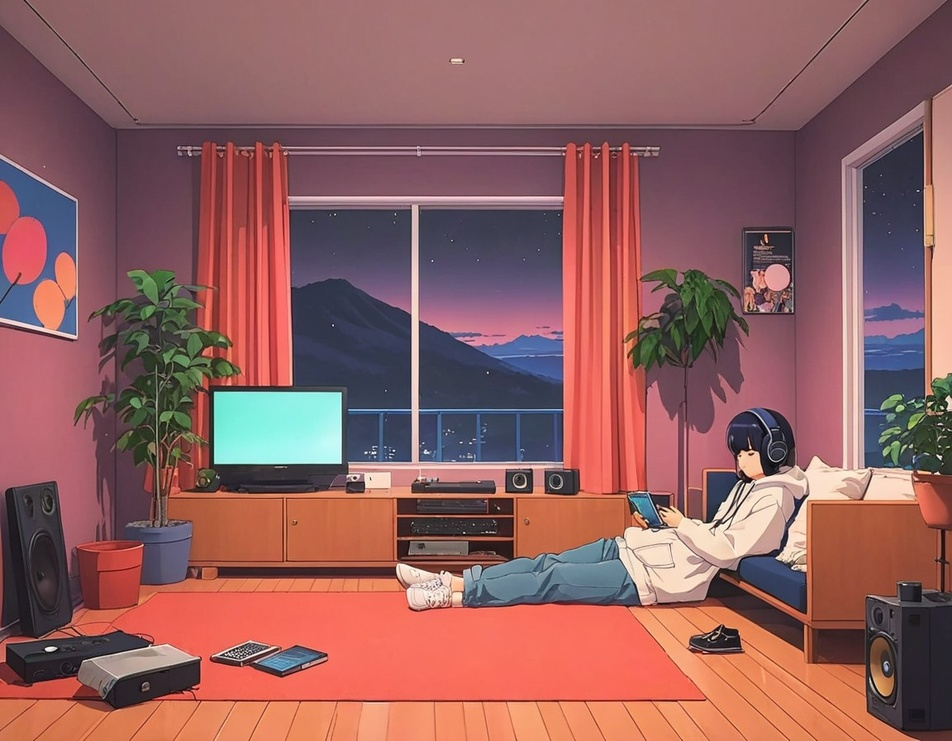
#> input picture Image Filters/your_image.jpg, 952 x 741 px, shrunk from 1152 x 896 before the run
$ python canny.py
#> lines starting #> are read from the running program, lines starting #| are printed output that depends on the picture
import cv2
import numpy as np
import os
import shutil
import imageio
import matplotlib.pyplot as plt
import threading

# Load the image
image_path = 'your_image.jpg'  # Replace with your image path
image = cv2.imread(image_path)
#> image is the input picture: shape (741, 952, 3); mean B, G, R 95.3, 96.5, 146.3

if image is None:
    raise FileNotFoundError(f"Image not found at path: {image_path}")

# Ensure the output directory exists and delete it if it does
output_dir = 'output_frames'
if os.path.exists(output_dir):
    shutil.rmtree(output_dir)
os.makedirs(output_dir, exist_ok=True)

# Function to apply Canny edge detection
def apply_canny_edge_detection(image, threshold1=100, threshold2=200):
#> called with threshold1 = 100, threshold2 = 200
    gray_image = cv2.cvtColor(image, cv2.COLOR_BGR2GRAY)
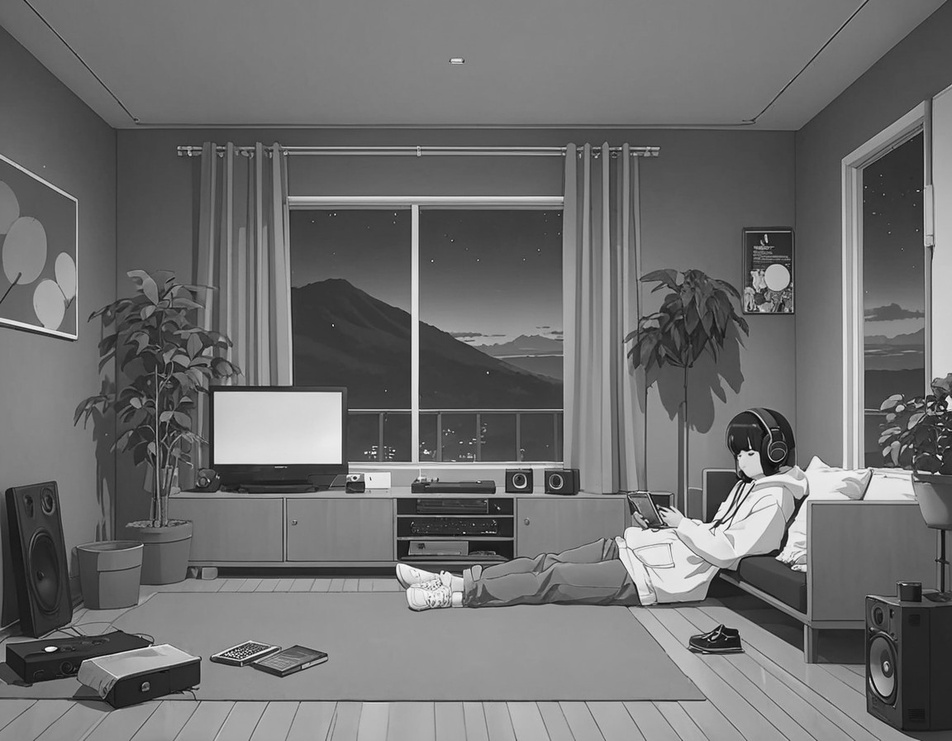
#> gray_image: shape (741, 952); min 0, max 253, mean 111.2
    edges = cv2.Canny(gray_image, threshold1, threshold2)
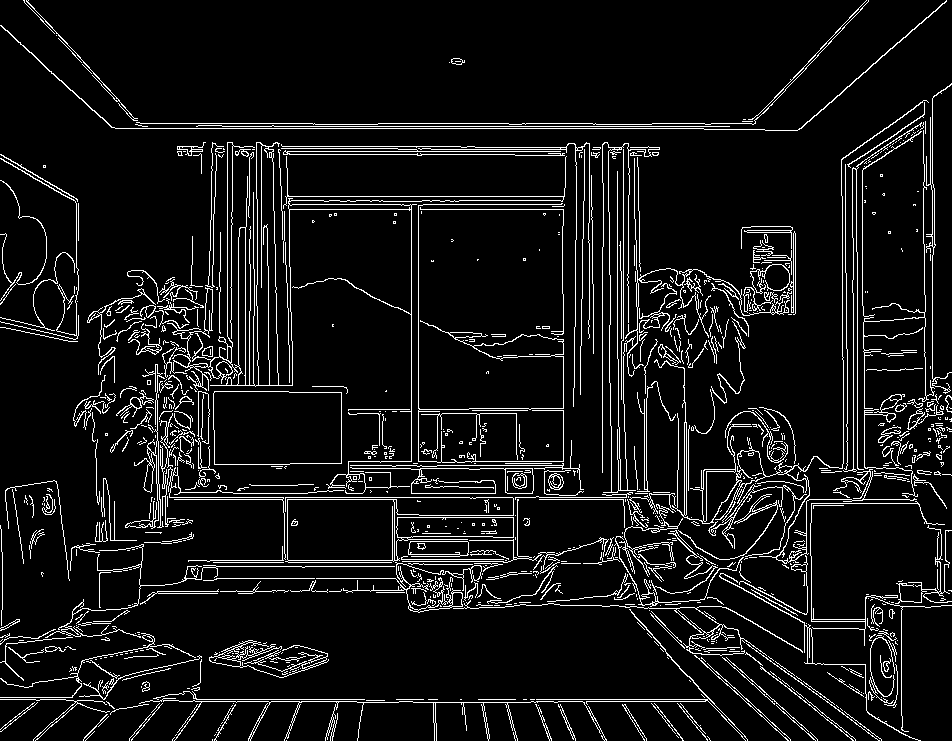
#> edges: shape (741, 952); 7.9% white in thin lines or dots
    edges_colored = cv2.cvtColor(edges, cv2.COLOR_GRAY2BGR)  # Convert to 3 channels for consistency
#> edges_colored: shape (741, 952, 3); 7.9% white in thin lines or dots
    return edges_colored

# Apply Canny edge detection
canny_image = apply_canny_edge_detection(image)

# Save and display the Canny edge detection image
canny_image_path = 'canny_image.jpg'
cv2.imwrite(canny_image_path, canny_image)

plt.imshow(cv2.cvtColor(canny_image, cv2.COLOR_BGR2RGB))
plt.axis('off')
plt.title('Canny Edge Detection')
plt.show()

print(f'Canny edge detection image created and saved as "{canny_image_path}".')
